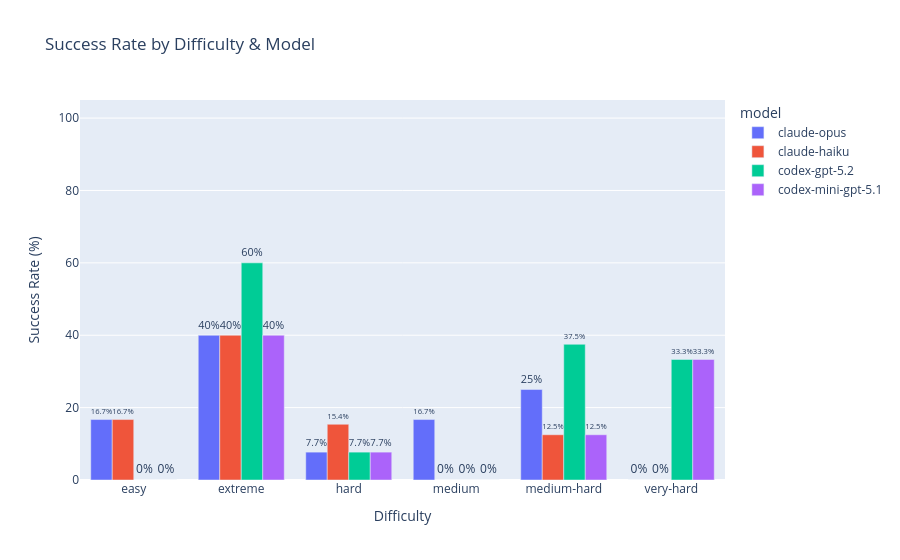

Write notebook code for a chart like this one.
### Markdown cell above
## Success Rate by Difficulty

### Code cell
diff_df = df.groupby(["difficulty", "model"])["success"].mean().reset_index()
diff_df["success"] = (diff_df["success"] * 100).round(1)

fig = px.bar(
    diff_df,
    x="difficulty",
    y="success",
    color="model",
    barmode="group",
    text="success",
    title="Success Rate by Difficulty & Model",
    labels={"success": "Success Rate (%)", "difficulty": "Difficulty"},
    category_orders={"model": MODEL_ORDER},
)
fig.update_traces(texttemplate="%{text}%", textposition="outside")
fig.update_layout(yaxis_range=[0, 105])
fig.show()

### Figure 1 — Plotly figure (JSON) as saved in the notebook; plotly's stock layout.template omitted (floating-point values rounded to 4 significant figures)
{"data": [{"alignmentgroup": "True", "hovertemplate": "model=claude-opus<br>Difficulty=%{x}<br>Success Rate (%)=%{text}<extra></extra>", "legendgroup": "claude-opus", "marker": {"color": "#636efa", "pattern": {"shape": ""}}, "name": "claude-opus", "offsetgroup": "claude-opus", "orientation": "v", "showlegend": true, "text": [16.7, 40.0, 7.7, 16.7, 25.0, 0.0], "textposition": "outside", "texttemplate": "%{text}%", "type": "bar", "x": ["easy", "extreme", "hard", "medium", "medium-hard", "very-hard"], "xaxis": "x", "y": [16.7, 40.0, 7.7, 16.7, 25.0, 0.0], "yaxis": "y"}, {"alignmentgroup": "True", "hovertemplate": "model=claude-haiku<br>Difficulty=%{x}<br>Success Rate (%)=%{text}<extra></extra>", "legendgroup": "claude-haiku", "marker": {"color": "#EF553B", "pattern": {"shape": ""}}, "name": "claude-haiku", "offsetgroup": "claude-haiku", "orientation": "v", "showlegend": true, "text": [16.7, 40.0, 15.4, 0.0, 12.5, 0.0], "textposition": "outside", "texttemplate": "%{text}%", "type": "bar", "x": ["easy", "extreme", "hard", "medium", "medium-hard", "very-hard"], "xaxis": "x", "y": [16.7, 40.0, 15.4, 0.0, 12.5, 0.0], "yaxis": "y"}, {"alignmentgroup": "True", "hovertemplate": "model=codex-gpt-5.2<br>Difficulty=%{x}<br>Success Rate (%)=%{text}<extra></extra>", "legendgroup": "codex-gpt-5.2", "marker": {"color": "#00cc96", "pattern": {"shape": ""}}, "name": "codex-gpt-5.2", "offsetgroup": "codex-gpt-5.2", "orientation": "v", "showlegend": true, "text": [0.0, 60.0, 7.7, 0.0, 37.5, 33.3], "textposition": "outside", "texttemplate": "%{text}%", "type": "bar", "x": ["easy", "extreme", "hard", "medium", "medium-hard", "very-hard"], "xaxis": "x", "y": [0.0, 60.0, 7.7, 0.0, 37.5, 33.3], "yaxis": "y"}, {"alignmentgroup": "True", "hovertemplate": "model=codex-mini-gpt-5.1<br>Difficulty=%{x}<br>Success Rate (%)=%{text}<extra></extra>", "legendgroup": "codex-mini-gpt-5.1", "marker": {"color": "#ab63fa", "pattern": {"shape": ""}}, "name": "codex-mini-gpt-5.1", "offsetgroup": "codex-mini-gpt-5.1", "orientation": "v", "showlegend": true, "text": [0.0, 40.0, 7.7, 0.0, 12.5, 33.3], "textposition": "outside", "texttemplate": "%{text}%", "type": "bar", "x": ["easy", "extreme", "hard", "medium", "medium-hard", "very-hard"], "xaxis": "x", "y": [0.0, 40.0, 7.7, 0.0, 12.5, 33.3], "yaxis": "y"}], "layout": {"barmode": "group", "legend": {"title": {"text": "model"}, "tracegroupgap": 0}, "title": {"text": "Success Rate by Difficulty & Model"}, "xaxis": {"anchor": "y", "domain": [0, 1], "title": {"text": "Difficulty"}}, "yaxis": {"anchor": "x", "domain": [0, 1], "range": [0, 105], "title": {"text": "Success Rate (%)"}}}}
